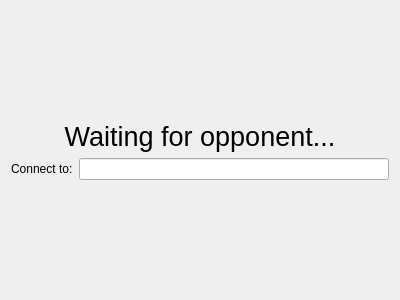
<?xml version="1.0" encoding="UTF-8"?>
<ui version="4.0">
 <class>GameConnectWidget</class>
 <widget class="QWidget" name="GameConnectWidget">
  <property name="geometry">
   <rect>
    <x>0</x>
    <y>0</y>
    <width>400</width>
    <height>300</height>
   </rect>
  </property>
  <layout class="QVBoxLayout" name="verticalLayout">
   <item>
    <spacer name="verticalSpacer">
     <property name="orientation">
      <enum>Qt::Vertical</enum>
     </property>
     <property name="sizeHint" stdset="0">
      <size>
       <width>20</width>
       <height>103</height>
      </size>
     </property>
    </spacer>
   </item>
   <item>
    <widget class="QLabel" name="label">
     <property name="font">
      <font>
       <pointsize>20</pointsize>
      </font>
     </property>
     <property name="text">
      <string>Waiting for opponent...</string>
     </property>
     <property name="alignment">
      <set>Qt::AlignCenter</set>
     </property>
    </widget>
   </item>
   <item>
    <layout class="QHBoxLayout" name="horizontalLayout">
     <item>
      <widget class="QLabel" name="label_2">
       <property name="text">
        <string>Connect to:</string>
       </property>
      </widget>
     </item>
     <item>
      <widget class="QLineEdit" name="lineEditUrl">
       <property name="sizePolicy">
        <sizepolicy hsizetype="Expanding" vsizetype="Fixed">
         <horstretch>0</horstretch>
         <verstretch>0</verstretch>
        </sizepolicy>
       </property>
       <property name="readOnly">
        <bool>true</bool>
       </property>
      </widget>
     </item>
    </layout>
   </item>
   <item>
    <spacer name="verticalSpacer_2">
     <property name="orientation">
      <enum>Qt::Vertical</enum>
     </property>
     <property name="sizeHint" stdset="0">
      <size>
       <width>20</width>
       <height>102</height>
      </size>
     </property>
    </spacer>
   </item>
  </layout>
 </widget>
 <resources/>
 <connections/>
</ui>
